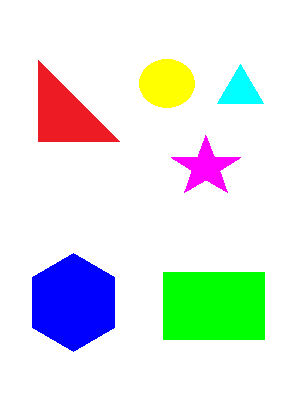
#> input picture white foreground.png, 300 x 400 px; the run also reads 1 picture not shown here
$ python 'obejct labeling and image segmentataion.py'
#> lines starting #> are read from the running program, lines starting #| are printed output that depends on the picture; after the words box and inside, x2 and y2 are one past the last pixel; in counts of white or black regions, pixels touching at a corner belong together
'''Program for background subtraction(use still background) '''
import numpy as np
import cv2 as cv

#read background and image
imageBackground = cv.imread('white background.png')
image = cv.imread('white foreground.png')
#> image is the input picture: shape (400, 300, 3); mean B, G, R 229.5, 232.3, 224.5

#convert background and image to gray scale
imageBackgroundGray = cv.cvtColor(imageBackground,cv.COLOR_BGR2GRAY)
#> imageBackgroundGray: shape (400, 300); every value is 255
imageGray = cv.cvtColor(image,cv.COLOR_BGR2GRAY)
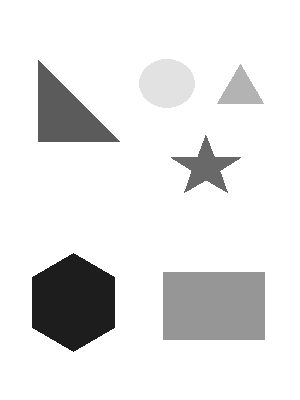
#> imageGray: shape (400, 300); min 29, max 255, mean 229.7

'''Take difference of background and image and take absolute value
of the difference'''
Difference = np.absolute(imageBackgroundGray - imageGray)
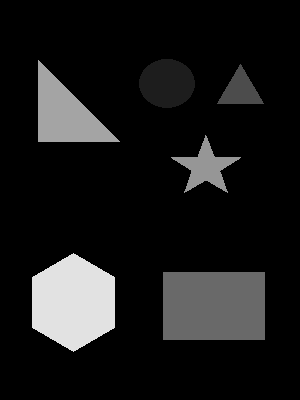
#> Difference: shape (400, 300); min 0, max 226, mean 25.3

#Convert difference datatype to int 16 to remove noise
Difference = np.int16(Difference)

#Convert int16 to uint8 as all images are in uint8
Difference[Difference<0] = 0
Difference[Difference>255] = 255
Difference = np.uint8(Difference)

cv.namedWindow('subtracted image',cv.WINDOW_FREERATIO)
cv.imshow('subtracted image', Difference)

#Threholding grayscale image to get black and white background
Difference[Difference<29] = 0 #Choose threshold value according to the image
Difference[Difference>=29] = 255
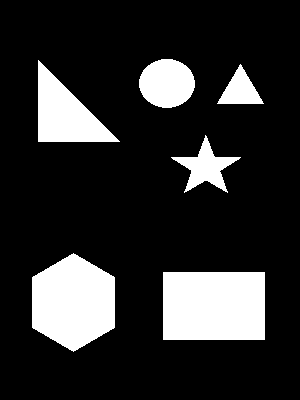
#> Difference: shape (400, 300); 17.6% white; 6 white regions, box (x1, y1, x2, y2) and area: (163, 272, 265, 340) 6936, (32, 253, 115, 352) 6201, (38, 60, 120, 142) 3403, (139, 59, 195, 108) 2141, (171, 135, 241, 193) 1439, (217, 64, 264, 104) 960
Difference = np.uint8(Difference)
BlackNwhite = Difference
#object labeling using predefined function
labels , labelMatrix = cv.connectedComponents(BlackNwhite,8)#second argument is 4 way or 8 way labelling
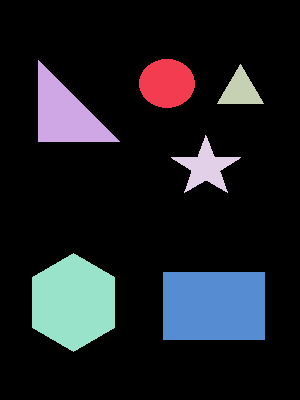
#> labelMatrix: shape (400, 300) int32; 7 distinct labels, from 0 to 6; one colour per label, 0 black
#> labels = 7
print("labels = ",labels)
#| labels =  7
print("label Matrix = ",labelMatrix)
#> (printed output is left out)
print("No of Objects in Image = ",labels-1)# as background is also object
#| No of Objects in Image =  6

for i in range(1,labels+1):
    objecti = labelMatrix == i
    objecti = np.uint8(objecti)
    objecti[objecti >0]= 255
#> this loop made 7 passes
#> pass 1, `objecti = labelMatrix == i`:
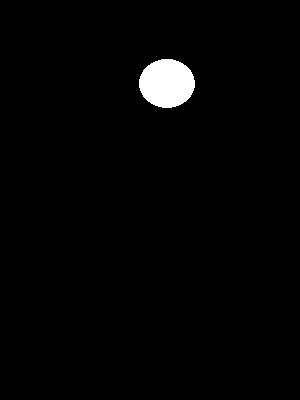
#> objecti: shape (400, 300) bool; 1.8% white; 1 white region, box (x1, y1, x2, y2) and area: (139, 59, 195, 108) 2141
#> pass 2, `objecti = labelMatrix == i`:
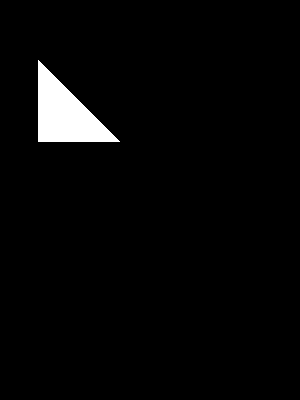
#> objecti: shape (400, 300) bool; 2.8% white; 1 white region, box (x1, y1, x2, y2) and area: (38, 60, 120, 142) 3403
#> pass 3, `objecti = labelMatrix == i`:
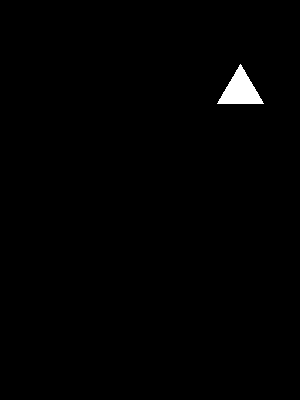
#> objecti: shape (400, 300) bool; 0.8% white; 1 white region, box (x1, y1, x2, y2) and area: (217, 64, 264, 104) 960
#> after the loop: objecti: shape (400, 300); every value is 0

#print('Difference',Difference)
#print('image',image)

cv.namedWindow('Black and White',cv.WINDOW_FREERATIO)
cv.imshow('Black and White',BlackNwhite)

cv.namedWindow('background',cv.WINDOW_FREERATIO)
cv.imshow('background', imageBackground)

cv.namedWindow('image',cv.WINDOW_FREERATIO)
cv.imshow('image',image)
